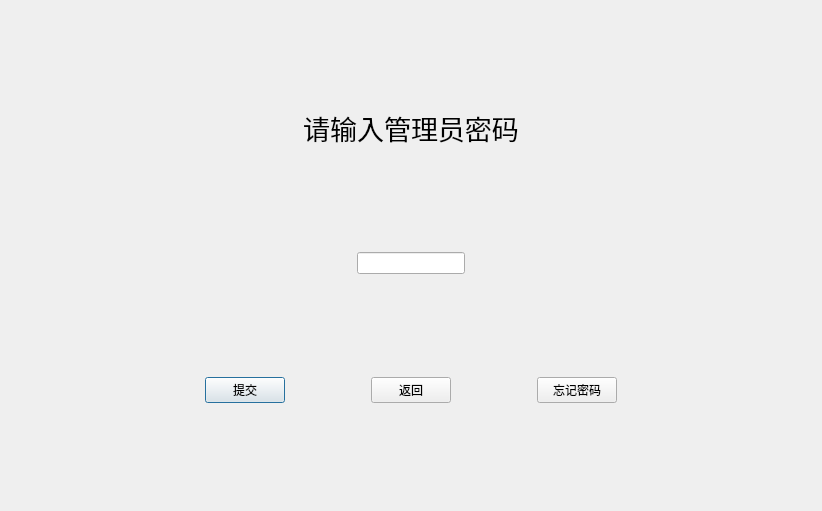
<?xml version="1.0" encoding="UTF-8"?>
<ui version="4.0">
 <class>AdminDialog</class>
 <widget class="QDialog" name="AdminDialog">
  <property name="geometry">
   <rect>
    <x>0</x>
    <y>0</y>
    <width>822</width>
    <height>511</height>
   </rect>
  </property>
  <property name="windowTitle">
   <string>Dialog</string>
  </property>
  <layout class="QGridLayout" name="gridLayout">
   <item row="0" column="0">
    <layout class="QVBoxLayout" name="verticalLayout">
     <item>
      <spacer name="verticalSpacer_4">
       <property name="orientation">
        <enum>Qt::Vertical</enum>
       </property>
       <property name="sizeHint" stdset="0">
        <size>
         <width>20</width>
         <height>40</height>
        </size>
       </property>
      </spacer>
     </item>
     <item>
      <layout class="QHBoxLayout" name="horizontalLayout_4">
       <item>
        <spacer name="horizontalSpacer_7">
         <property name="orientation">
          <enum>Qt::Horizontal</enum>
         </property>
         <property name="sizeHint" stdset="0">
          <size>
           <width>40</width>
           <height>20</height>
          </size>
         </property>
        </spacer>
       </item>
       <item>
        <widget class="QLabel" name="label">
         <property name="text">
          <string>&lt;html&gt;&lt;head/&gt;&lt;body&gt;&lt;p align=&quot;center&quot;&gt;&lt;span style=&quot; font-size:20pt;&quot;&gt;请输入管理员密码&lt;/span&gt;&lt;/p&gt;&lt;/body&gt;&lt;/html&gt;</string>
         </property>
        </widget>
       </item>
       <item>
        <spacer name="horizontalSpacer_8">
         <property name="orientation">
          <enum>Qt::Horizontal</enum>
         </property>
         <property name="sizeHint" stdset="0">
          <size>
           <width>40</width>
           <height>20</height>
          </size>
         </property>
        </spacer>
       </item>
      </layout>
     </item>
     <item>
      <spacer name="verticalSpacer_3">
       <property name="orientation">
        <enum>Qt::Vertical</enum>
       </property>
       <property name="sizeHint" stdset="0">
        <size>
         <width>20</width>
         <height>40</height>
        </size>
       </property>
      </spacer>
     </item>
     <item>
      <layout class="QHBoxLayout" name="horizontalLayout_8">
       <item>
        <spacer name="horizontalSpacer_14">
         <property name="orientation">
          <enum>Qt::Horizontal</enum>
         </property>
         <property name="sizeHint" stdset="0">
          <size>
           <width>40</width>
           <height>20</height>
          </size>
         </property>
        </spacer>
       </item>
       <item>
        <layout class="QHBoxLayout" name="horizontalLayout_6">
         <item>
          <spacer name="horizontalSpacer_9">
           <property name="orientation">
            <enum>Qt::Horizontal</enum>
           </property>
           <property name="sizeHint" stdset="0">
            <size>
             <width>40</width>
             <height>20</height>
            </size>
           </property>
          </spacer>
         </item>
         <item>
          <widget class="QLineEdit" name="lineEdit"/>
         </item>
         <item>
          <spacer name="horizontalSpacer_10">
           <property name="orientation">
            <enum>Qt::Horizontal</enum>
           </property>
           <property name="sizeHint" stdset="0">
            <size>
             <width>40</width>
             <height>20</height>
            </size>
           </property>
          </spacer>
         </item>
        </layout>
       </item>
       <item>
        <spacer name="horizontalSpacer_13">
         <property name="orientation">
          <enum>Qt::Horizontal</enum>
         </property>
         <property name="sizeHint" stdset="0">
          <size>
           <width>40</width>
           <height>20</height>
          </size>
         </property>
        </spacer>
       </item>
      </layout>
     </item>
     <item>
      <spacer name="verticalSpacer">
       <property name="orientation">
        <enum>Qt::Vertical</enum>
       </property>
       <property name="sizeHint" stdset="0">
        <size>
         <width>20</width>
         <height>40</height>
        </size>
       </property>
      </spacer>
     </item>
     <item>
      <layout class="QHBoxLayout" name="horizontalLayout_7">
       <item>
        <spacer name="horizontalSpacer_12">
         <property name="orientation">
          <enum>Qt::Horizontal</enum>
         </property>
         <property name="sizeHint" stdset="0">
          <size>
           <width>40</width>
           <height>20</height>
          </size>
         </property>
        </spacer>
       </item>
       <item>
        <layout class="QHBoxLayout" name="horizontalLayout_5">
         <item>
          <layout class="QHBoxLayout" name="horizontalLayout">
           <item>
            <spacer name="horizontalSpacer">
             <property name="orientation">
              <enum>Qt::Horizontal</enum>
             </property>
             <property name="sizeHint" stdset="0">
              <size>
               <width>40</width>
               <height>20</height>
              </size>
             </property>
            </spacer>
           </item>
           <item>
            <widget class="QPushButton" name="pushButton">
             <property name="text">
              <string>提交</string>
             </property>
            </widget>
           </item>
           <item>
            <spacer name="horizontalSpacer_2">
             <property name="orientation">
              <enum>Qt::Horizontal</enum>
             </property>
             <property name="sizeHint" stdset="0">
              <size>
               <width>40</width>
               <height>20</height>
              </size>
             </property>
            </spacer>
           </item>
          </layout>
         </item>
         <item>
          <layout class="QHBoxLayout" name="horizontalLayout_2">
           <item>
            <spacer name="horizontalSpacer_3">
             <property name="orientation">
              <enum>Qt::Horizontal</enum>
             </property>
             <property name="sizeHint" stdset="0">
              <size>
               <width>40</width>
               <height>20</height>
              </size>
             </property>
            </spacer>
           </item>
           <item>
            <widget class="QPushButton" name="pushButton_2">
             <property name="text">
              <string>返回</string>
             </property>
            </widget>
           </item>
           <item>
            <spacer name="horizontalSpacer_4">
             <property name="orientation">
              <enum>Qt::Horizontal</enum>
             </property>
             <property name="sizeHint" stdset="0">
              <size>
               <width>40</width>
               <height>20</height>
              </size>
             </property>
            </spacer>
           </item>
          </layout>
         </item>
         <item>
          <layout class="QHBoxLayout" name="horizontalLayout_3">
           <item>
            <spacer name="horizontalSpacer_5">
             <property name="orientation">
              <enum>Qt::Horizontal</enum>
             </property>
             <property name="sizeHint" stdset="0">
              <size>
               <width>40</width>
               <height>20</height>
              </size>
             </property>
            </spacer>
           </item>
           <item>
            <widget class="QPushButton" name="pushButton_3">
             <property name="text">
              <string>忘记密码</string>
             </property>
            </widget>
           </item>
           <item>
            <spacer name="horizontalSpacer_6">
             <property name="orientation">
              <enum>Qt::Horizontal</enum>
             </property>
             <property name="sizeHint" stdset="0">
              <size>
               <width>40</width>
               <height>20</height>
              </size>
             </property>
            </spacer>
           </item>
          </layout>
         </item>
        </layout>
       </item>
       <item>
        <spacer name="horizontalSpacer_11">
         <property name="orientation">
          <enum>Qt::Horizontal</enum>
         </property>
         <property name="sizeHint" stdset="0">
          <size>
           <width>40</width>
           <height>20</height>
          </size>
         </property>
        </spacer>
       </item>
      </layout>
     </item>
     <item>
      <spacer name="verticalSpacer_2">
       <property name="orientation">
        <enum>Qt::Vertical</enum>
       </property>
       <property name="sizeHint" stdset="0">
        <size>
         <width>20</width>
         <height>40</height>
        </size>
       </property>
      </spacer>
     </item>
    </layout>
   </item>
  </layout>
 </widget>
 <resources/>
 <connections/>
</ui>
